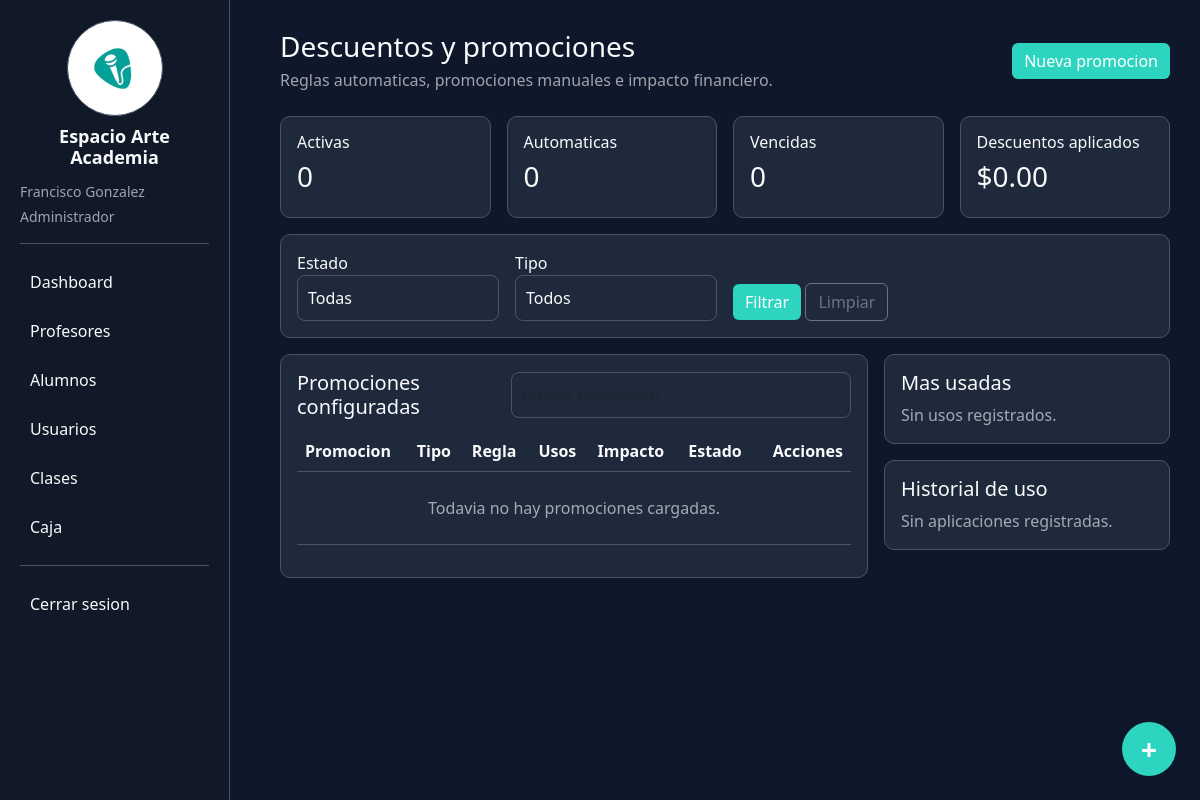
The app's page /promociones (signed in) with its own data.
### tables this page shows
CREATE TABLE configuracion (
        clave TEXT PRIMARY KEY,
        valor TEXT
    );

### app.py (the view)
@app.route("/promociones")
@roles_required("admin")
def promociones():
    conn = get_conn()
    estado = request.args.get("estado") or ""
    tipo = request.args.get("tipo") or ""
    condiciones = ["promociones.eliminada=0"]
    valores = []
    hoy = datetime.now().strftime("%Y-%m-%d")
    if estado == "activas":
        condiciones.append("promociones.activa=1 AND (promociones.fecha_fin IS NULL OR promociones.fecha_fin='' OR promociones.fecha_fin>=?)")
        valores.append(hoy)
    elif estado == "vencidas":
        condiciones.append("promociones.fecha_fin IS NOT NULL AND promociones.fecha_fin<>'' AND promociones.fecha_fin<?")
        valores.append(hoy)
    elif estado == "inactivas":
        condiciones.append("promociones.activa=0")
    if tipo in TIPOS_PROMOCION:
        condiciones.append("promociones.tipo=?")
        valores.append(tipo)
    promociones_lista = conn.execute("""
        SELECT promociones.*, alumnos.apellido_nombre, profesores.nombre_apellido AS profesor_nombre,
               tipos_clase.nombre AS tipo_clase_nombre
        FROM promociones
        LEFT JOIN alumnos ON COALESCE(promociones.aplica_alumno_id, promociones.alumno_id) = alumnos.id
        LEFT JOIN profesores ON promociones.profesor_id = profesores.id
        LEFT JOIN tipos_clase ON promociones.tipo_clase_id = tipos_clase.id
        WHERE """ + " AND ".join(condiciones) + """
        ORDER BY promociones.activa DESC, promociones.prioridad DESC, promociones.id DESC
    """, valores).fetchall()
    usos = conn.execute("""
        SELECT promocion_usos.*, promociones.nombre, alumnos.apellido_nombre
        FROM promocion_usos
        LEFT JOIN promociones ON promocion_usos.promocion_id = promociones.id
        LEFT JOIN alumnos ON promocion_usos.alumno_id = alumnos.id
        ORDER BY promocion_usos.fecha DESC, promocion_usos.id DESC
        LIMIT 60
    """).fetchall()
    estadisticas = conn.execute("""
        SELECT
            COUNT(CASE WHEN activa=1 AND eliminada=0 THEN 1 END) AS activas,
            COUNT(CASE WHEN automatica=1 AND eliminada=0 THEN 1 END) AS automaticas,
            COUNT(CASE WHEN fecha_fin IS NOT NULL AND fecha_fin<>'' AND fecha_fin<? AND eliminada=0 THEN 1 END) AS vencidas,
            COALESCE(SUM(usos_actuales), 0) AS usos
        FROM promociones
    """, (hoy,)).fetchone()
    impacto = conn.execute("""
        SELECT COALESCE(SUM(descuento), 0) AS descuentos,
               COALESCE(SUM(monto_final), 0) AS facturado
        FROM promocion_usos
    """).fetchone()
    ranking = conn.execute("""
        SELECT promociones.nombre, COUNT(promocion_usos.id) AS usos,
               COALESCE(SUM(promocion_usos.descuento), 0) AS impacto
        FROM promociones
        LEFT JOIN promocion_usos ON promociones.id = promocion_usos.promocion_id
        WHERE promociones.eliminada=0
        GROUP BY promociones.id
        ORDER BY usos DESC, impacto DESC
        LIMIT 5
    """).fetchall()
    alumnos = conn.execute("SELECT * FROM alumnos ORDER BY apellido_nombre").fetchall()
    profesores = conn.execute("SELECT * FROM profesores ORDER BY nombre_apellido").fetchall()
    tipos_clase = conn.execute("SELECT * FROM tipos_clase ORDER BY id").fetchall()
    conn.close()
    return render_template(
        "promociones.html",
        promociones=promociones_lista,
        usos=usos,
        alumnos=alumnos,
        profesores=profesores,
        tipos_clase=tipos_clase,
        tipos_promocion=TIPOS_PROMOCION,
        filtros={"estado": estado, "tipo": tipo},
        estadisticas=estadisticas,
        impacto=impacto,
        ranking=ranking
    )

### app.py (called while the page is built)
def get_conn():
    conn = sqlite3.connect(DB_PATH, timeout=30)
    conn.row_factory = sqlite3.Row
    return conn

def obtener_configuracion(conn):
    filas = conn.execute("SELECT clave, valor FROM configuracion").fetchall()
    return {fila["clave"]: fila["valor"] for fila in filas}

def normalizar_rol(valor):
    valor = (valor or "").strip().lower()
    if valor in ["comun", "administrativo", "recepción"]:
        return "recepcion"
    return valor if valor in ROLES else "recepcion"

def usuario_actual():
    if not session.get("usuario_id"):
        return None
    return {
        "id": session["usuario_id"],
        "nombre": session["usuario_nombre"],
        "rol": normalizar_rol(session["usuario_rol"]),
        "rol_nombre": ROLE_LABELS.get(normalizar_rol(session["usuario_rol"]), session["usuario_rol"]),
        "profesor_id": session.get("profesor_id")
    }

def permisos_usuario_actual():
    if not session.get("usuario_id"):
        return set()
    rol = normalizar_rol(session.get("usuario_rol"))
    try:
        conn = get_conn()
        usuario = conn.execute("SELECT activo, rol FROM usuarios WHERE id=?", (session["usuario_id"],)).fetchone()
        if not usuario or int(usuario["activo"] or 0) == 0:
            conn.close()
            return set()
        rol = normalizar_rol(usuario["rol"])
        permisos = {
            fila["permiso_codigo"]
            for fila in conn.execute("""
                SELECT permiso_codigo
                FROM rol_permisos
                WHERE rol_codigo=?
            """, (rol,)).fetchall()
        }
        conn.close()
        return permisos
    except sqlite3.Error:
        return set(DEFAULT_ROLE_PERMISSIONS.get(rol, []))

def tiene_permiso(permiso):
    return permiso in permisos_usuario_actual()

def puede(permiso):
    return tiene_permiso(permiso)

def puede_gestionar_clases():
    return tiene_permiso("clases.crear") or tiene_permiso("clases.editar")

def puede_ver_pagos():
    return tiene_permiso("caja.ver")

@app.context_processor
def contexto_usuario():
    conn = get_conn()
    configuracion = obtener_configuracion(conn)
    conn.commit()
    conn.commit()
    conn.close()
    return {
        "usuario_actual": usuario_actual(),
        "puede_gestionar_clases": puede_gestionar_clases(),
        "puede_ver_pagos": puede_ver_pagos(),
        "puede": puede,
        "configuracion": configuracion
    }

### templates/promociones.html (shortened to what this page needs)
{% extends "base.html" %}
{% block content %}
<div class="d-flex justify-content-between align-items-center mb-4">
    <div>
        <h3 class="mb-1">Descuentos y promociones</h3>
        <p class="text-muted mb-0">Reglas automaticas, promociones manuales e impacto financiero.</p>
    </div>
    <button class="btn btn-primary" data-bs-toggle="modal" data-bs-target="#modalPromocion" onclick="nuevaPromocion()">Nueva promocion</button>
</div>
<div class="row g-3 mb-3">
    <div class="col-md-3"><div class="card p-3"><h6>Activas</h6><h3>{{ estadisticas.activas or 0 }}</h3></div></div>
    <div class="col-md-3"><div class="card p-3"><h6>Automaticas</h6><h3>{{ estadisticas.automaticas or 0 }}</h3></div></div>
    <div class="col-md-3"><div class="card p-3"><h6>Vencidas</h6><h3>{{ estadisticas.vencidas or 0 }}</h3></div></div>
    <div class="col-md-3"><div class="card p-3"><h6>Descuentos aplicados</h6><h3>${{ "%.2f"|format(impacto.descuentos or 0) }}</h3></div></div>
</div>
<div class="card p-3 mb-3">
    <form method="GET" class="row g-3 align-items-end">
        <div class="col-md-3">
            <label>Estado</label>
            <select name="estado" class="form-control">
                <option value="">Todas</option>
            </select>
        </div>
        <div class="col-md-3">
            <label>Tipo</label>
            <select name="tipo" class="form-control">
                <option value="">Todos</option>
            </select>
        </div>
        <div class="col-md-3">
            <button class="btn btn-primary">Filtrar</button>
            <a href="/promociones" class="btn btn-outline-secondary">Limpiar</a>
        </div>
    </form>
</div>
<div class="row g-3">
    <div class="col-lg-8">
        <div class="card p-3">
            <div class="table-toolbar">
                <h5 class="mb-0">Promociones configuradas</h5>
                <input class="form-control table-search" data-table-search="#tablaPromociones" placeholder="Buscar promocion">
            </div>
            <div class="table-responsive">
                <table class="table align-middle" id="tablaPromociones">
                    <thead>
                        <tr>
                            <th>Promocion</th>
                            <th>Tipo</th>
                            <th>Regla</th>
                            <th>Usos</th>
                            <th>Impacto</th>
                            <th>Estado</th>
                            <th class="text-end">Acciones</th>
                        </tr>
                    </thead>
                    <tbody>
                        {% for promo in promociones %}
                        <tr>
                            <td>
                                <span class="badge me-2" style="background: {{ promo.color or '#10aaa5' }};">&nbsp;</span>
                                <strong>{{ promo.nombre or promo.descripcion }}</strong>
                                <div class="text-muted small">{{ promo.descripcion or promo.motivo }}</div>
                            </td>
                            <td>{{ promo.tipo.replace("_", " ") }}</td>
                            <td class="small">
                                {% if promo.apellido_nombre %}Alumno: {{ promo.apellido_nombre }}<br>{% endif %}
                                {% if promo.tipo_clase_nombre %}Clase: {{ promo.tipo_clase_nombre }}<br>{% endif %}
                                {% if promo.profesor_nombre %}Profesor: {{ promo.profesor_nombre }}<br>{% endif %}
                                {% if promo.metodo_pago %}Pago: {{ promo.metodo_pago }}<br>{% endif %}
                                {% if promo.nuevo_alumno %}Nuevo alumno<br>{% endif %}
                                {% if promo.cantidad_clases_min %}Min. clases: {{ promo.cantidad_clases_min }}{% endif %}
                            </td>
                            <td>{{ promo.usos_actuales or 0 }}{% if promo.limite_usos %}/{{ promo.limite_usos }}{% endif %}</td>
                            <td>
                                {% if promo.porcentaje_descuento %}{{ promo.porcentaje_descuento }}%{% endif %}
                                {% if promo.monto_descuento %}${{ "%.2f"|format(promo.monto_descuento) }}{% endif %}
                            </td>
                            <td>
                                {% if promo.activa %}
                                <span class="badge bg-success">Activa</span>
                                {% else %}
                                <span class="badge bg-secondary">Inactiva</span>
                                {% endif %}
                                {% if promo.automatica %}<span class="badge bg-primary">Automatica</span>{% endif %}
                                {% if promo.afecta_profesor %}<span class="badge bg-warning text-dark">Afecta profesor</span>{% else %}<span class="badge bg-info text-dark">Absorbe academia</span>{% endif %}
                            </td>
                            <td class="text-end">
                                <div class="action-group">
                                    <button class="btn btn-sm btn-outline-primary" data-promo='{{ dict(promo)|tojson }}' onclick="editarPromocion(this)">Editar</button>
                                    <form method="POST" action="/promociones/toggle/{{ promo.id }}">
                                        <button class="btn btn-sm btn-outline-secondary">{{ "Desactivar" if promo.activa else "Activar" }}</button>
                                    </form>
                                    <form method="POST" action="/promociones/eliminar/{{ promo.id }}" onsubmit="return confirm('Eliminar esta promocion? Se mantiene el historial de uso.')">
                                        <button class="btn btn-sm btn-outline-danger">Eliminar</button>
                                    </form>
                                </div>
                            </td>
                        </tr>
                        {% else %}
                        <tr><td colspan="7" class="text-muted text-center py-4">Todavia no hay promociones cargadas.</td></tr>
                        {% endfor %}
                    </tbody>
                </table>
            </div>
        </div>
    </div>
    <div class="col-lg-4">
        <div class="card p-3 mb-3">
            <h5>Mas usadas</h5>
            {% for item in ranking %}
            <div class="d-flex justify-content-between border-bottom py-2">
                <span>{{ item.nombre or "Promocion" }}</span>
                <strong>{{ item.usos }} usos</strong>
            </div>
            {% else %}
            <p class="text-muted mb-0">Sin usos registrados.</p>
            {% endfor %}
        </div>
        <div class="card p-3">
            <h5>Historial de uso</h5>
            {% for uso in usos %}
            <div class="border-bottom py-2">
                <strong>{{ uso.promocion or uso.nombre }}</strong>
                <div class="small">{{ uso.apellido_nombre }} - {{ uso.pago_tipo }} - ${{ "%.2f"|format(uso.descuento or 0) }}</div>
                <div class="text-muted small">{{ uso.fecha }}{% if uso.usuario_nombre %} por {{ uso.usuario_nombre }}{% endif %}</div>
            </div>
            {% else %}
            <p class="text-muted mb-0">Sin aplicaciones registradas.</p>
            {% endfor %}
        </div>
    </div>
</div>
{% endblock %}

### templates/base.html (shortened to what this page needs)
<!DOCTYPE html>
<html>
<head>
<link href="https://cdn.jsdelivr.net/npm/bootstrap@5.3.0/dist/css/bootstrap.min.css" rel="stylesheet">
</head>
<body>
<div class="sidebar">
    <div class="brand-block">
        <img src="{{ url_for('static', filename=configuracion.logo_app | default('logo.jpeg')) }}" alt="{{ configuracion.nombre_app | default('Espacio Arte Academia') }}">
        <h4>{{ configuracion.nombre_app | default("Espacio Arte Academia") }}</h4>
    </div>
    {% if usuario_actual %}
    <div class="text-muted small mb-1">{{ usuario_actual.nombre }}</div>
    <div class="text-muted small mb-3">{{ usuario_actual.rol_nombre }}</div>
    {% endif %}
    <hr>
    {% if puede("dashboard.ver") %}
    <a href="/">Dashboard</a>
    {% endif %}
    {% if puede("profesores.ver") %}
    <a href="/profesores">Profesores</a>
    {% endif %}
    {% if puede("alumnos.ver") %}
    <a href="/alumnos">Alumnos</a>
    {% endif %}
    {% if puede("usuarios.ver") %}
    <a href="/usuarios">Usuarios</a>
    {% endif %}
    {% if puede("clases.ver") %}
    <a href="/clases">Clases</a>
    {% endif %}
    {% if puede("caja.ver") %}
    <a href="/caja">Caja</a>
    {% endif %}
    {% if usuario_actual %}
    <hr>
    <a href="/logout">Cerrar sesion</a>
    {% endif %}
</div>
<div class="content">
{% block content %}{% endblock %}
</div>
{% if puede("configuracion.editar") %}
<button class="theme-button" data-bs-toggle="modal" data-bs-target="#modalApariencia" title="Personalizar apariencia">
    +
</button>
{% endif %}
</body>
</html>

### records on screen
configuracion: valor (picture)
configuracion: nombre_app "Espacio Arte Academia"

### other values on screen
{{ usuario_actual.nombre }} "Francisco Gonzalez"
{{ usuario_actual.rol_nombre }} "Administrador"
{{ estadisticas.activas or 0 }} "0"
{{ estadisticas.automaticas or 0 }} "0"
{{ estadisticas.vencidas or 0 }} "0"
{{ "%.2f"|format(impacto.descuentos or 0) }} "0.00"
